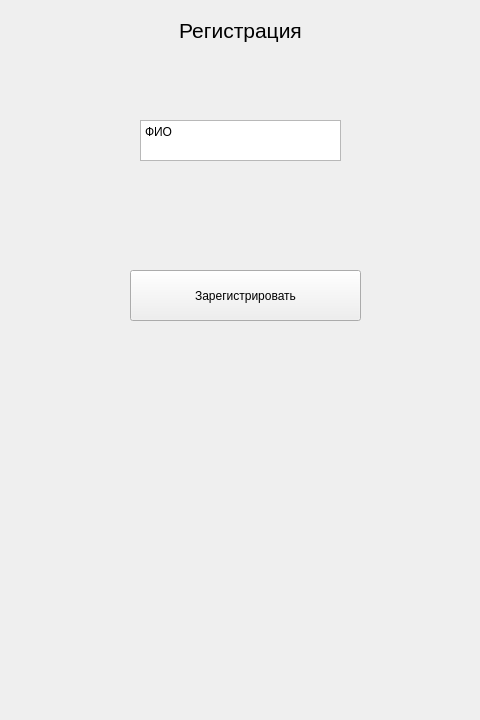
<?xml version="1.0" encoding="UTF-8"?>
<ui version="4.0">
 <class>LoginPage</class>
 <widget class="QWidget" name="LoginPage">
  <property name="geometry">
   <rect>
    <x>0</x>
    <y>0</y>
    <width>480</width>
    <height>720</height>
   </rect>
  </property>
  <widget class="QLabel" name="label">
   <property name="geometry">
    <rect>
     <x>140</x>
     <y>10</y>
     <width>201</width>
     <height>41</height>
    </rect>
   </property>
   <property name="palette">
    <palette>
     <active>
      <colorrole role="WindowText">
       <brush brushstyle="SolidPattern">
        <color alpha="255">
         <red>0</red>
         <green>0</green>
         <blue>0</blue>
        </color>
       </brush>
      </colorrole>
      <colorrole role="Button">
       <brush brushstyle="SolidPattern">
        <color alpha="255">
         <red>255</red>
         <green>253</green>
         <blue>192</blue>
        </color>
       </brush>
      </colorrole>
      <colorrole role="Light">
       <brush brushstyle="SolidPattern">
        <color alpha="255">
         <red>255</red>
         <green>255</green>
         <blue>255</blue>
        </color>
       </brush>
      </colorrole>
      <colorrole role="Midlight">
       <brush brushstyle="SolidPattern">
        <color alpha="255">
         <red>223</red>
         <green>255</green>
         <blue>218</blue>
        </color>
       </brush>
      </colorrole>
      <colorrole role="Dark">
       <brush brushstyle="SolidPattern">
        <color alpha="255">
         <red>95</red>
         <green>127</green>
         <blue>90</blue>
        </color>
       </brush>
      </colorrole>
      <colorrole role="Mid">
       <brush brushstyle="SolidPattern">
        <color alpha="255">
         <red>127</red>
         <green>170</green>
         <blue>121</blue>
        </color>
       </brush>
      </colorrole>
      <colorrole role="Text">
       <brush brushstyle="SolidPattern">
        <color alpha="255">
         <red>0</red>
         <green>0</green>
         <blue>0</blue>
        </color>
       </brush>
      </colorrole>
      <colorrole role="BrightText">
       <brush brushstyle="SolidPattern">
        <color alpha="255">
         <red>255</red>
         <green>255</green>
         <blue>255</blue>
        </color>
       </brush>
      </colorrole>
      <colorrole role="ButtonText">
       <brush brushstyle="SolidPattern">
        <color alpha="255">
         <red>0</red>
         <green>0</green>
         <blue>0</blue>
        </color>
       </brush>
      </colorrole>
      <colorrole role="Base">
       <brush brushstyle="SolidPattern">
        <color alpha="255">
         <red>255</red>
         <green>255</green>
         <blue>255</blue>
        </color>
       </brush>
      </colorrole>
      <colorrole role="Window">
       <brush brushstyle="SolidPattern">
        <color alpha="255">
         <red>191</red>
         <green>255</green>
         <blue>181</blue>
        </color>
       </brush>
      </colorrole>
      <colorrole role="Shadow">
       <brush brushstyle="SolidPattern">
        <color alpha="255">
         <red>0</red>
         <green>0</green>
         <blue>0</blue>
        </color>
       </brush>
      </colorrole>
      <colorrole role="AlternateBase">
       <brush brushstyle="SolidPattern">
        <color alpha="255">
         <red>223</red>
         <green>255</green>
         <blue>218</blue>
        </color>
       </brush>
      </colorrole>
      <colorrole role="ToolTipBase">
       <brush brushstyle="SolidPattern">
        <color alpha="255">
         <red>255</red>
         <green>255</green>
         <blue>220</blue>
        </color>
       </brush>
      </colorrole>
      <colorrole role="ToolTipText">
       <brush brushstyle="SolidPattern">
        <color alpha="255">
         <red>0</red>
         <green>0</green>
         <blue>0</blue>
        </color>
       </brush>
      </colorrole>
      <colorrole role="PlaceholderText">
       <brush brushstyle="SolidPattern">
        <color alpha="127">
         <red>0</red>
         <green>0</green>
         <blue>0</blue>
        </color>
       </brush>
      </colorrole>
      <colorrole role="Accent">
       <brush brushstyle="SolidPattern">
        <color alpha="255">
         <red>255</red>
         <green>255</green>
         <blue>255</blue>
        </color>
       </brush>
      </colorrole>
     </active>
     <inactive>
      <colorrole role="WindowText">
       <brush brushstyle="SolidPattern">
        <color alpha="255">
         <red>0</red>
         <green>0</green>
         <blue>0</blue>
        </color>
       </brush>
      </colorrole>
      <colorrole role="Button">
       <brush brushstyle="SolidPattern">
        <color alpha="255">
         <red>157</red>
         <green>156</green>
         <blue>118</blue>
        </color>
       </brush>
      </colorrole>
      <colorrole role="Light">
       <brush brushstyle="SolidPattern">
        <color alpha="255">
         <red>255</red>
         <green>255</green>
         <blue>255</blue>
        </color>
       </brush>
      </colorrole>
      <colorrole role="Midlight">
       <brush brushstyle="SolidPattern">
        <color alpha="255">
         <red>223</red>
         <green>255</green>
         <blue>218</blue>
        </color>
       </brush>
      </colorrole>
      <colorrole role="Dark">
       <brush brushstyle="SolidPattern">
        <color alpha="255">
         <red>95</red>
         <green>127</green>
         <blue>90</blue>
        </color>
       </brush>
      </colorrole>
      <colorrole role="Mid">
       <brush brushstyle="SolidPattern">
        <color alpha="255">
         <red>127</red>
         <green>170</green>
         <blue>121</blue>
        </color>
       </brush>
      </colorrole>
      <colorrole role="Text">
       <brush brushstyle="SolidPattern">
        <color alpha="255">
         <red>0</red>
         <green>0</green>
         <blue>0</blue>
        </color>
       </brush>
      </colorrole>
      <colorrole role="BrightText">
       <brush brushstyle="SolidPattern">
        <color alpha="255">
         <red>255</red>
         <green>255</green>
         <blue>255</blue>
        </color>
       </brush>
      </colorrole>
      <colorrole role="ButtonText">
       <brush brushstyle="SolidPattern">
        <color alpha="255">
         <red>0</red>
         <green>0</green>
         <blue>0</blue>
        </color>
       </brush>
      </colorrole>
      <colorrole role="Base">
       <brush brushstyle="SolidPattern">
        <color alpha="255">
         <red>255</red>
         <green>255</green>
         <blue>255</blue>
        </color>
       </brush>
      </colorrole>
      <colorrole role="Window">
       <brush brushstyle="SolidPattern">
        <color alpha="255">
         <red>191</red>
         <green>255</green>
         <blue>181</blue>
        </color>
       </brush>
      </colorrole>
      <colorrole role="Shadow">
       <brush brushstyle="SolidPattern">
        <color alpha="255">
         <red>0</red>
         <green>0</green>
         <blue>0</blue>
        </color>
       </brush>
      </colorrole>
      <colorrole role="AlternateBase">
       <brush brushstyle="SolidPattern">
        <color alpha="255">
         <red>223</red>
         <green>255</green>
         <blue>218</blue>
        </color>
       </brush>
      </colorrole>
      <colorrole role="ToolTipBase">
       <brush brushstyle="SolidPattern">
        <color alpha="255">
         <red>255</red>
         <green>255</green>
         <blue>220</blue>
        </color>
       </brush>
      </colorrole>
      <colorrole role="ToolTipText">
       <brush brushstyle="SolidPattern">
        <color alpha="255">
         <red>0</red>
         <green>0</green>
         <blue>0</blue>
        </color>
       </brush>
      </colorrole>
      <colorrole role="PlaceholderText">
       <brush brushstyle="SolidPattern">
        <color alpha="127">
         <red>0</red>
         <green>0</green>
         <blue>0</blue>
        </color>
       </brush>
      </colorrole>
      <colorrole role="Accent">
       <brush brushstyle="SolidPattern">
        <color alpha="255">
         <red>255</red>
         <green>255</green>
         <blue>255</blue>
        </color>
       </brush>
      </colorrole>
     </inactive>
     <disabled>
      <colorrole role="WindowText">
       <brush brushstyle="SolidPattern">
        <color alpha="255">
         <red>95</red>
         <green>127</green>
         <blue>90</blue>
        </color>
       </brush>
      </colorrole>
      <colorrole role="Button">
       <brush brushstyle="SolidPattern">
        <color alpha="255">
         <red>191</red>
         <green>255</green>
         <blue>181</blue>
        </color>
       </brush>
      </colorrole>
      <colorrole role="Light">
       <brush brushstyle="SolidPattern">
        <color alpha="255">
         <red>255</red>
         <green>255</green>
         <blue>255</blue>
        </color>
       </brush>
      </colorrole>
      <colorrole role="Midlight">
       <brush brushstyle="SolidPattern">
        <color alpha="255">
         <red>223</red>
         <green>255</green>
         <blue>218</blue>
        </color>
       </brush>
      </colorrole>
      <colorrole role="Dark">
       <brush brushstyle="SolidPattern">
        <color alpha="255">
         <red>95</red>
         <green>127</green>
         <blue>90</blue>
        </color>
       </brush>
      </colorrole>
      <colorrole role="Mid">
       <brush brushstyle="SolidPattern">
        <color alpha="255">
         <red>127</red>
         <green>170</green>
         <blue>121</blue>
        </color>
       </brush>
      </colorrole>
      <colorrole role="Text">
       <brush brushstyle="SolidPattern">
        <color alpha="255">
         <red>95</red>
         <green>127</green>
         <blue>90</blue>
        </color>
       </brush>
      </colorrole>
      <colorrole role="BrightText">
       <brush brushstyle="SolidPattern">
        <color alpha="255">
         <red>255</red>
         <green>255</green>
         <blue>255</blue>
        </color>
       </brush>
      </colorrole>
      <colorrole role="ButtonText">
       <brush brushstyle="SolidPattern">
        <color alpha="255">
         <red>95</red>
         <green>127</green>
         <blue>90</blue>
        </color>
       </brush>
      </colorrole>
      <colorrole role="Base">
       <brush brushstyle="SolidPattern">
        <color alpha="255">
         <red>191</red>
         <green>255</green>
         <blue>181</blue>
        </color>
       </brush>
      </colorrole>
      <colorrole role="Window">
       <brush brushstyle="SolidPattern">
        <color alpha="255">
         <red>191</red>
         <green>255</green>
         <blue>181</blue>
        </color>
       </brush>
      </colorrole>
      <colorrole role="Shadow">
       <brush brushstyle="SolidPattern">
        <color alpha="255">
         <red>0</red>
         <green>0</green>
         <blue>0</blue>
        </color>
       </brush>
      </colorrole>
      <colorrole role="AlternateBase">
       <brush brushstyle="SolidPattern">
        <color alpha="255">
         <red>191</red>
         <green>255</green>
         <blue>181</blue>
        </color>
       </brush>
      </colorrole>
      <colorrole role="ToolTipBase">
       <brush brushstyle="SolidPattern">
        <color alpha="255">
         <red>255</red>
         <green>255</green>
         <blue>220</blue>
        </color>
       </brush>
      </colorrole>
      <colorrole role="ToolTipText">
       <brush brushstyle="SolidPattern">
        <color alpha="255">
         <red>0</red>
         <green>0</green>
         <blue>0</blue>
        </color>
       </brush>
      </colorrole>
      <colorrole role="PlaceholderText">
       <brush brushstyle="SolidPattern">
        <color alpha="127">
         <red>95</red>
         <green>127</green>
         <blue>90</blue>
        </color>
       </brush>
      </colorrole>
      <colorrole role="Accent">
       <brush brushstyle="SolidPattern">
        <color alpha="255">
         <red>255</red>
         <green>255</green>
         <blue>255</blue>
        </color>
       </brush>
      </colorrole>
     </disabled>
    </palette>
   </property>
   <property name="font">
    <font>
     <pointsize>16</pointsize>
    </font>
   </property>
   <property name="text">
    <string>Регистрация</string>
   </property>
   <property name="alignment">
    <set>Qt::AlignmentFlag::AlignCenter</set>
   </property>
  </widget>
  <widget class="QPushButton" name="btnGoToMain">
   <property name="geometry">
    <rect>
     <x>130</x>
     <y>270</y>
     <width>231</width>
     <height>51</height>
    </rect>
   </property>
   <property name="text">
    <string>Зарегистрировать</string>
   </property>
  </widget>
  <widget class="QTextEdit" name="nameEdit">
   <property name="geometry">
    <rect>
     <x>140</x>
     <y>120</y>
     <width>201</width>
     <height>41</height>
    </rect>
   </property>
   <property name="html">
    <string>&lt;!DOCTYPE HTML PUBLIC &quot;-//W3C//DTD HTML 4.0//EN&quot; &quot;http://www.w3.org/TR/REC-html40/strict.dtd&quot;&gt;
&lt;html&gt;&lt;head&gt;&lt;meta name=&quot;qrichtext&quot; content=&quot;1&quot; /&gt;&lt;meta charset=&quot;utf-8&quot; /&gt;&lt;style type=&quot;text/css&quot;&gt;
p, li { white-space: pre-wrap; }
hr { height: 1px; border-width: 0; }
li.unchecked::marker { content: &quot;\2610&quot;; }
li.checked::marker { content: &quot;\2612&quot;; }
&lt;/style&gt;&lt;/head&gt;&lt;body style=&quot; font-family:'Sans Serif'; font-size:9pt; font-weight:400; font-style:normal;&quot;&gt;
&lt;p style=&quot; margin-top:0px; margin-bottom:0px; margin-left:0px; margin-right:0px; -qt-block-indent:0; text-indent:0px;&quot;&gt;&lt;span style=&quot; font-family:'Segoe UI';&quot;&gt;ФИО&lt;/span&gt;&lt;/p&gt;&lt;/body&gt;&lt;/html&gt;</string>
   </property>
  </widget>
 </widget>
 <resources/>
 <connections/>
</ui>
